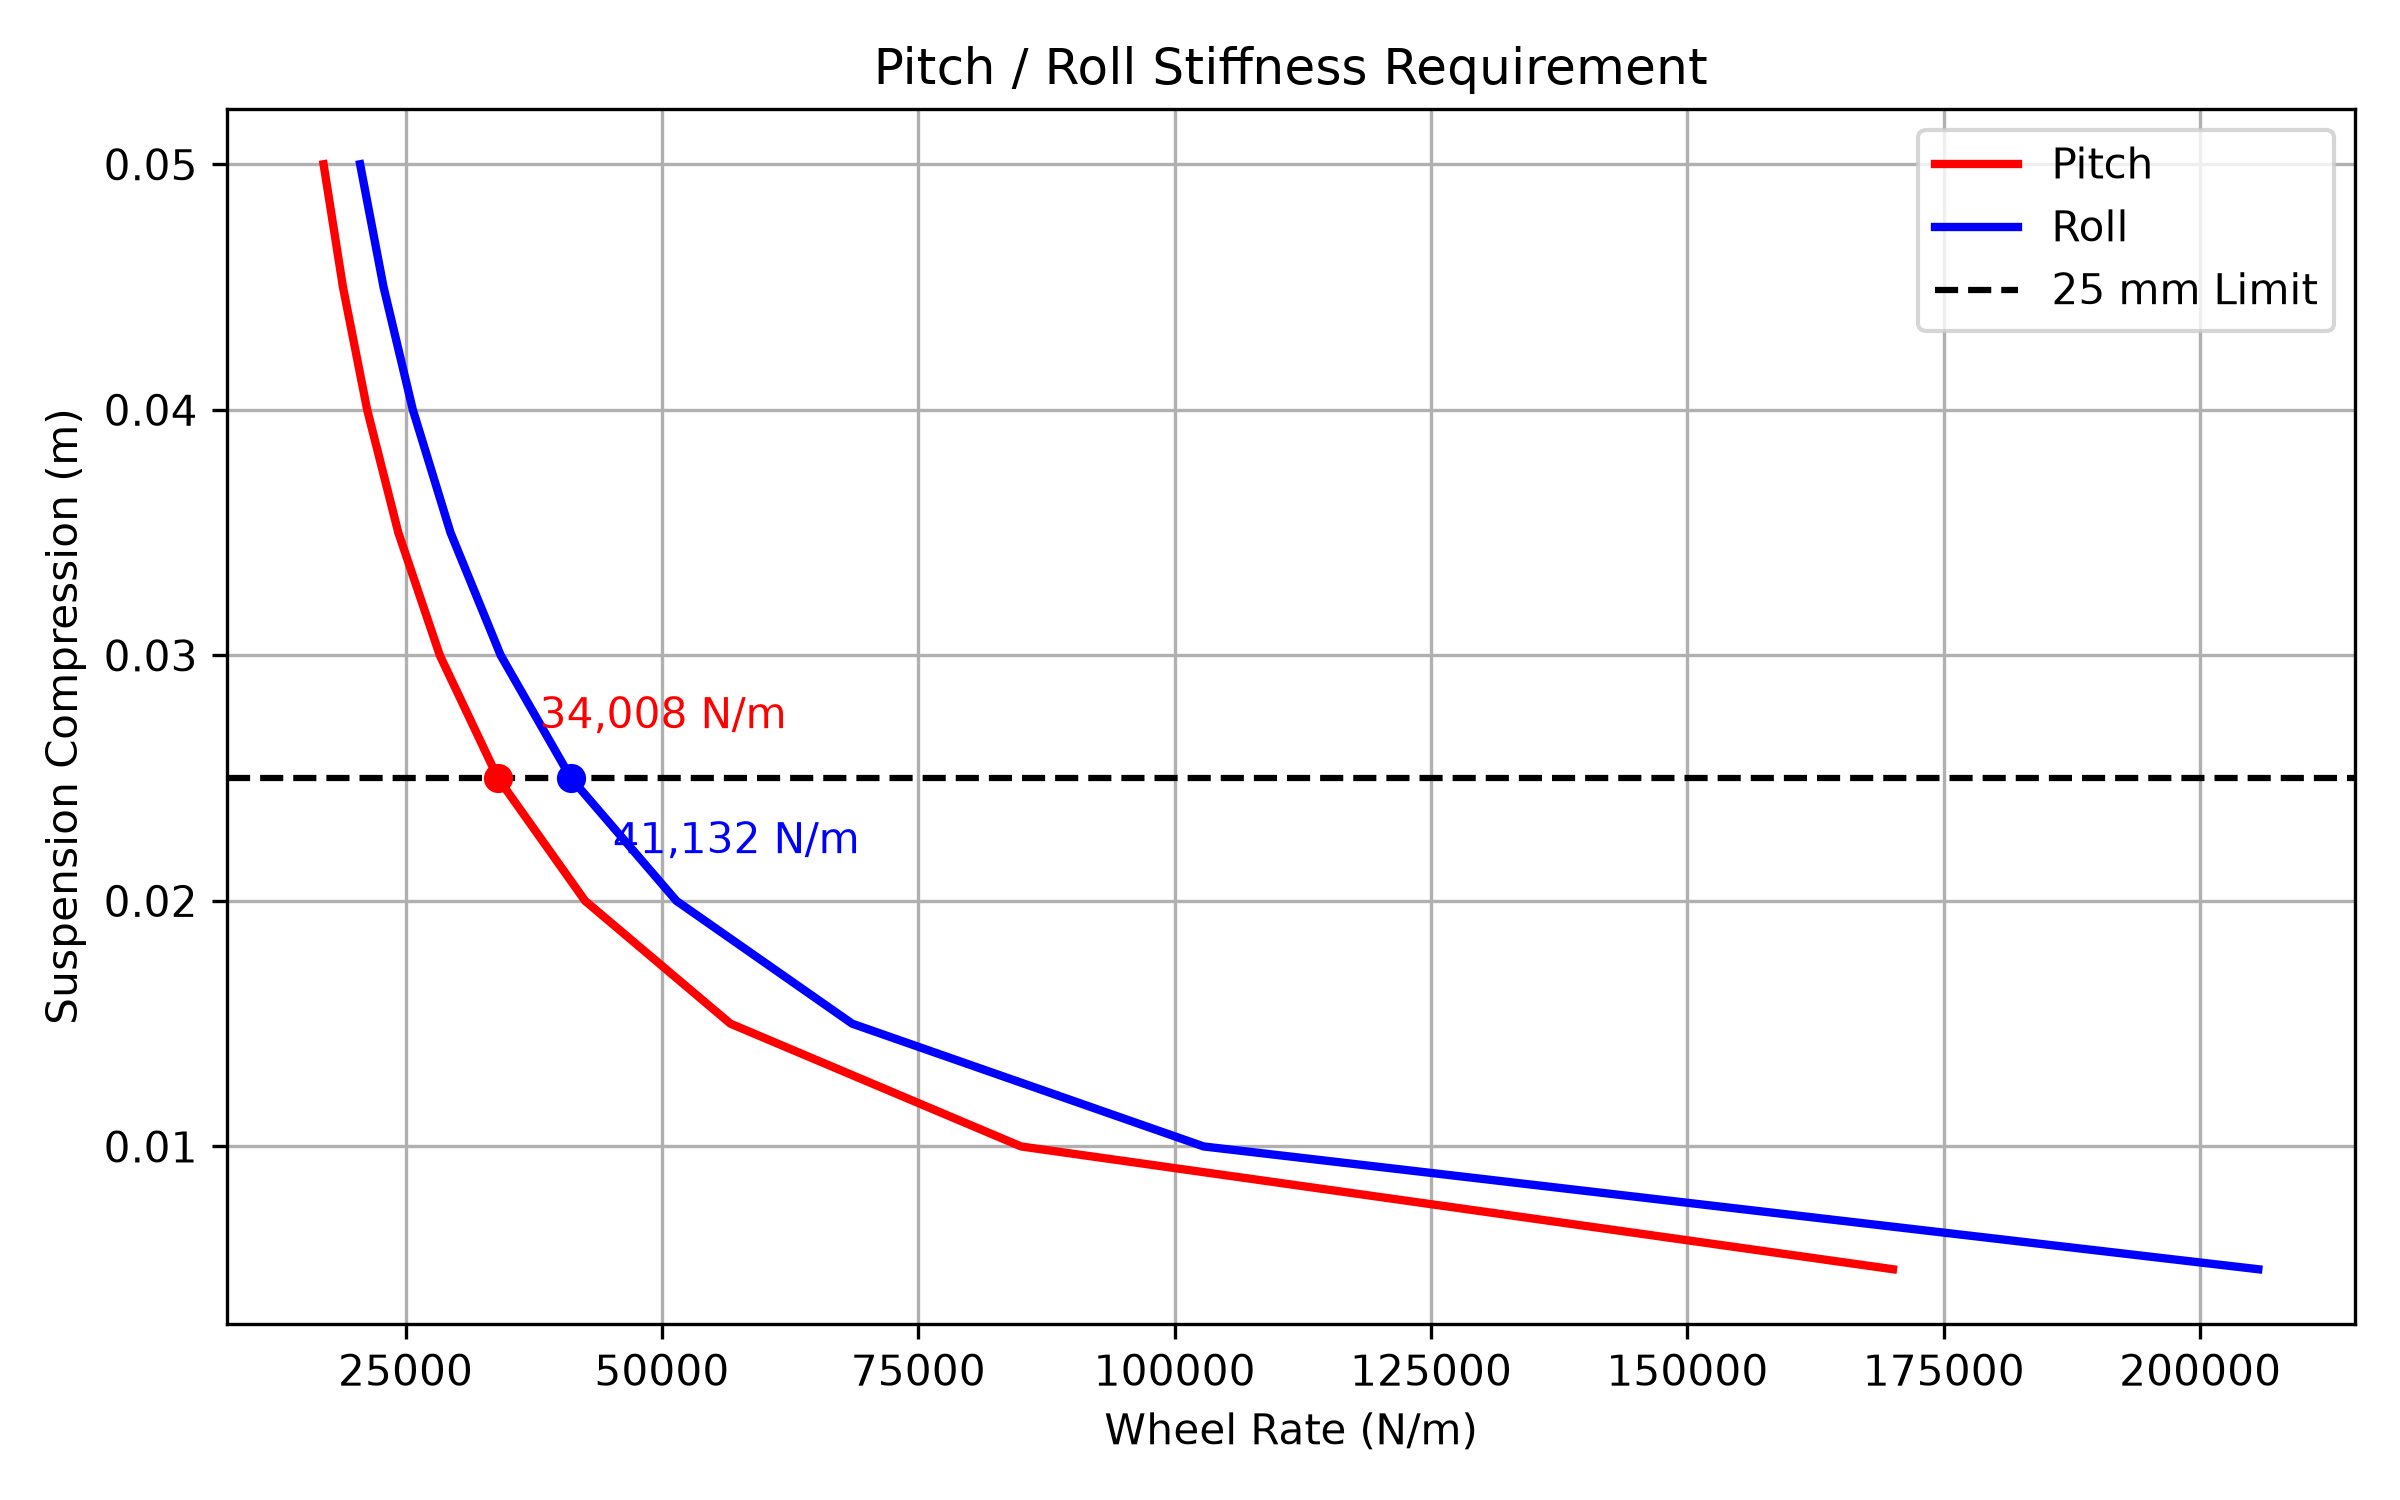

The Python source for this figure:
import numpy as np
import matplotlib.pyplot as plt
from pathlib import Path

# Constants
g = 9.81

# Vehicle data
m = 260          # kg
ax = 1.7         # Longitudinal acceleration (g)
ay = 1.7         # Lateral acceleration (g)

h = 0.3         # CG height (m)
L = 1.53         # Wheelbase (m)
t = 1.265         # Track width (m)

# Sweep allowable suspension compression
s = np.arange(0.0, 0.051, 0.005)

# 計算
# ================================================
# Load transfer force

Fx = m * ax * g * h / (L)
Fy = m * ay * g * h / (t)

# Required stiffness
K_pitch = Fx / (s)
K_roll = Fy / (s)


# 規則最低行程
target_s = 0.025

idx = np.argmin(np.abs(s - target_s))

K_pitch_target = K_pitch[idx]
K_roll_target = K_roll[idx]

print(f"Pitch stiffness @ 25 mm : {K_pitch_target:.1f} N/m")
print(f"Roll stiffness  @ 25 mm : {K_roll_target:.1f} N/m")


# Plot
plt.figure(figsize=(8, 5))

plt.plot(K_pitch, s, "-r", linewidth=2, label="Pitch")
plt.plot(K_roll, s, "-b", linewidth=2, label="Roll")

# Regulation line
plt.axhline(target_s,
            linestyle="--",
            color="black",
            label="25 mm Limit")

# Mark Pitch point
plt.scatter(K_pitch_target, target_s,
            color="red",
            zorder=5)

plt.annotate(
    f"{K_pitch_target:,.0f} N/m",
    (K_pitch_target, target_s),
    xytext=(10, 12),
    textcoords="offset points",
    color="red"
)

# Mark Roll point
plt.scatter(K_roll_target, target_s,
            color="blue",
            zorder=5)

plt.annotate(
    f"{K_roll_target:,.0f} N/m",
    (K_roll_target, target_s),
    xytext=(10, -18),
    textcoords="offset points",
    color="blue"
)

plt.grid(True)

plt.xlabel("Wheel Rate (N/m)")
plt.ylabel("Suspension Compression (m)")
plt.title("Pitch / Roll Stiffness Requirement")

plt.legend()

plt.tight_layout()


# Save figure
output_path = Path(__file__).parent / "Compressed_travel.png"

plt.savefig(output_path, dpi=300)

print(f"\nFigure saved to:\n{output_path}")

plt.show()

# ===========================================================

# Suspension travel -> Vehicle angle
pitch_deg = np.rad2deg(np.arctan(2 * s / L))
roll_deg = np.rad2deg(np.arctan(2 * s / t))

plt.figure(figsize=(8, 5))

plt.plot(s * 1000, pitch_deg,
         "-r",
         linewidth=2,
         label="Pitch")

plt.plot(s * 1000, roll_deg,
         "-b",
         linewidth=2,
         label="Roll")

# Mark regulation limit
target_pitch = np.rad2deg(np.arctan(2 * target_s / L))
target_roll = np.rad2deg(np.arctan(2 * target_s / t))

plt.scatter(target_s * 1000,
            target_pitch,
            color="red")

plt.scatter(target_s * 1000,
            target_roll,
            color="blue")

plt.annotate(
    f"{target_pitch:.2f}°",
    (target_s * 1000, target_pitch),
    xytext=(10, 10),
    textcoords="offset points",
    color="red"
)

plt.annotate(
    f"{target_roll:.2f}°",
    (target_s * 1000, target_roll),
    xytext=(10, 10),
    textcoords="offset points",
    color="blue"
)

plt.grid(True)

plt.xlabel("Suspension Travel (mm)")
plt.ylabel("Vehicle Angle (deg)")
plt.title("Suspension Travel vs Vehicle Pitch / Roll Angle")

plt.legend()

plt.tight_layout()

output_path = Path(__file__).parent / "Travel_vs_Vehicle_Angle.png"

plt.savefig(output_path, dpi=300)

print(f"Figure saved to:\n{output_path}")

plt.show()
